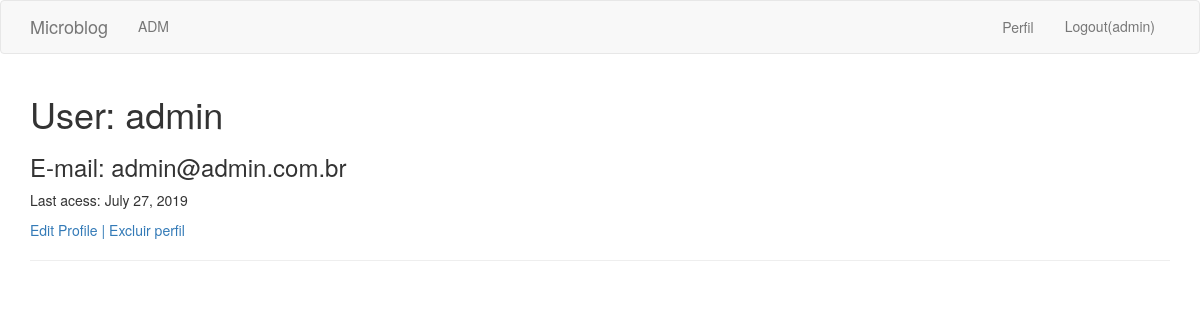
The page /user/admin (signed in) on the database as committed earlier.
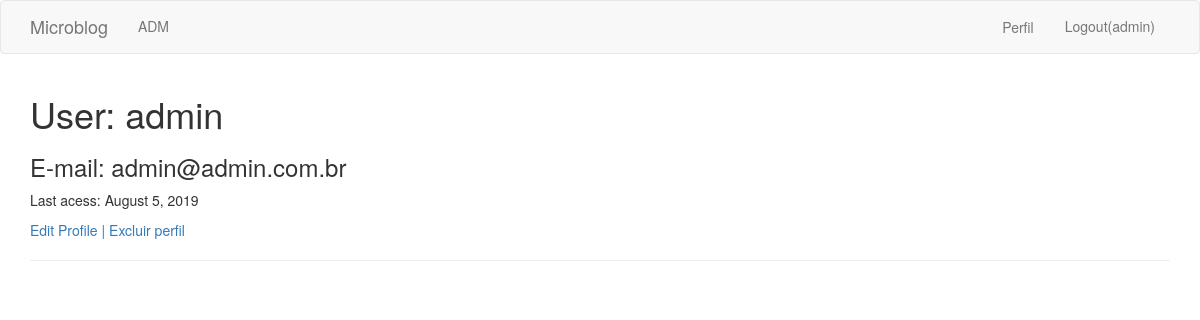
The same page on the database as committed later.
### app/models.py (models this page shows, shortened)
class User(UserMixin, db.Model):
    id = db.Column(db.Integer, primary_key=True)
    username = db.Column(db.String(64), index=True, unique=True)
    email = db.Column(db.String(120), index=True, unique=True)
    password_hash = db.Column(db.String(128))
    last_seen = db.Column(db.DateTime, default=datetime.utcnow)
    permissions = db.Column(db.String(3))
    status = db.Column(db.String(10))
    cosia = db.relationship('Coisa', backref='QualquerCoisa', lazy='dynamic')

### app/routes.py (the view)
@app.route('/user/<username>')
@login_required
def user(username):
    user = User.query.filter_by(username=username).first_or_404()
    return render_template('user.html', user=user)

### app/models.py (called while the page is built)
@login.user_loader
def load_user(id):
    return User.query.get(int(id))

### app/routes.py (called while the page is built)
@app.before_request
def before_request():
    if current_user.is_authenticated:
        current_user.last_seen = datetime.utcnow()
        db.session.commit()
    g.locale = str(get_locale())

### app/templates/user.html
{% extends "index.html" %}
{% block app_content %}
    <h1>{{_('User')}}: {{ user.username }}</h1>
    <h3>E-mail: {{ user.email }}</h3>
    {% if user == current_user %}
    {% if user.last_seen %}
    <p>{{_('Last acess')}}: {{ moment(current_user.last_seen).format('LL') }}</p>
    {% endif %}
    <p><a href="{{ url_for('edit_profile') }}">{{_('Edit Profile')}} </a>
    <a href="{{ url_for('delete_myuser', myuser=current_user.username) }}">| {{_('Excluir perfil')}}</a></p>
    {% endif %}
    <hr>
{% endblock %}

### app/templates/index.html (shortened to what this page needs)
{% extends 'bootstrap/base.html' %}
{% block navbar %}
<nav class="navbar navbar-default">
    <div class="container">
        <div class="navbar-header">
            <a class="navbar-brand" href="{{ url_for('index') }}">Microblog</a>
        </div>
        <div class="collapse navbar-collapse" id="bs-example-navbar-collapse-1">
        {% if current_user.is_anonymous %}
            <ul class="nav navbar-nav">
                <li><a href="{{ url_for('index') }}">{{ _('Home') }}</a></li>
                <li><a href="{{ url_for('login') }}">{{ _('Login') }}</a></li>
            </ul>
        {% elif current_user.permissions == 'admin' %}
            <ul class="nav navbar-nav">
                <li><a href="{{ url_for('admin') }}">ADM</a></li>
            </ul>
        {% elif current_user.permissions == 'create_read' or 'update' or 'crud' %}
            <ul class="nav navbar-nav">
                <li><a href="{{ url_for('create') }}" class="btn">Cadastrar</a></li>
                <li><a href="{{ url_for('read') }}" class="btn">Visualizar</a></li>
            </ul>
        {% endif %}
        {% if not current_user.is_anonymous %}
        <aside class="nav navbar-nav navbar-right">
            <li><a href="{{ url_for('user', username=current_user.username) }}" class="btn">Perfil</a></li>
            <li><a href="{{ url_for('logout') }}" class="btn-red botao">{{ _('Logout')}}({{(current_user.username)}})</a></li>
        </aside>
        {% endif %}
        </div>
    </div>
</nav>
{% endblock %}
{% block content %}
<div class="container">
    {% block app_content %}{% endblock %}
</div>
{% endblock %}

Rows that differ between the two databases and show on the page:
changed User "admin": last_seen "July 27, 2019" → "August 5, 2019"
